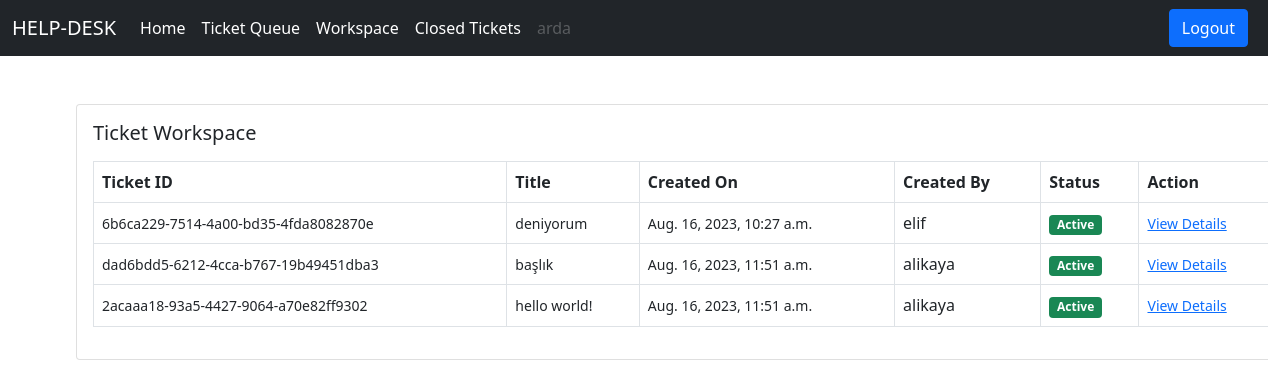
/ticket/workspace/ (signed in), run on the app's committed database.
### users/models.py (models this page shows)
class User(AbstractUser):
    is_customer = models.BooleanField(default=False)
    is_manager = models.BooleanField(default=False)
    def __str__(self):
        return self.username

### ticket/models.py (models this page shows, shortened)
class Ticket(models.Model):
    status_choices = (
        ('Active', 'Active'),
        ('Complated', 'Complated'),
        ('Pending', 'Pending')
    )
    ticket_number = models.UUIDField(default=uuid.uuid4)
    title = models.CharField(max_length=100)
    description = models.TextField()
    created_by = models.ForeignKey(User, on_delete=models.CASCADE, related_name='created_by')
    date_created = models.DateTimeField(auto_now_add=True)
    assigned_to = models.ForeignKey(User, on_delete=models.DO_NOTHING, null=True, blank=True)
    is_resolved = models.BooleanField(default=False)
    accepted_date = models.DateTimeField(null=True, blank=True)
    closed_date = models.DateTimeField(null =True, blank =True)
    ticket_status = models.CharField(max_length=15, choices=status_choices)

### ticket/views.py (the view)
# urls.py: path('workspace/', views.workspace, name='workspace'),
@login_required
def workspace(request):
    tickets = Ticket.objects.filter(
        assigned_to=request.user,
        is_resolved=False)
    context = {'tickets':tickets}
    return render(request, 'ticket/workspace.html', context)

### templates/ticket/workspace.html
{% extends 'base.html' %}
{% block content %}
<div class="card mx-auto" style="width: 76rem;">
    <div class="card-body">
        <h5 class="card-title mb-3">Ticket Workspace</h5>
        <table class="table table-bordered">
            <thead>
                <tr>
                    <th scope="col">Ticket ID</th>
                    <th scope="col">Title</th>
                    <th scope="col">Created On</th>
                    <th scope="col">Created By</th>
                    <th scope="col">Status</th>
                    <th scope="col">Action</th>
                </tr>
            </thead>
            <tbody>
                {% for ticket in tickets %}
                <tr>
                    <td><small>{{ticket.ticket_number}}</small></td>
                    <td><small>{{ticket.title}}</small></td>
                    <td><small>{{ticket.date_created}}</small></td>
                    <td>{{ticket.created_by}}</td>
                    {% if ticket.ticket_status == 'Active' %}
                    <td><span class="badge bg-success">Active</span></td>
                    {% elif ticket.ticket_status == 'Pending' %}
                    <td><span class="badge bg-warning">Pending</span></td>
                    {% elif ticket.ticket_status == 'Completed' %}
                    <td><span class="badge bg-danger">Completed</span></td>
                    {% endif %}
                    <td><small><a href="{% url 'ticket-details' ticket.pk %}">View Details</a></small></td>
                </tr>
                {% endfor %}
            </tbody>
        </table>
    </div>
</div>
{% endblock content %}

### templates/base.html (shortened to what this page needs)
<!DOCTYPE html>
<html lang="en">
<head>
    <link href="https://cdn.jsdelivr.net/npm/bootstrap@5.0.2/dist/css/bootstrap.min.css" rel="stylesheet"
>
</head>
<body>
    {% if request.user.is_customer %}
    <nav class="navbar navbar-expand-lg navbar-dark bg-dark">
        <div class="container-fluid">
            <a class="navbar-brand" href="/">HELP-DESK</a>
            <button class="navbar-toggler" type="button" data-bs-toggle="collapse"
                data-bs-target="#navbarSupportedContent" aria-controls="navbarSupportedContent" aria-expanded="false"
                aria-label="Toggle navigation">
                <span class="navbar-toggler-icon"></span>
            </button>
            <div class="collapse navbar-collapse" id="navbarSupportedContent">
                <ul class="navbar-nav me-auto mb-2 mb-lg-0">
                    <li class="nav-item">
                        <a class="nav-link active" aria-current="page" href="/">Home</a>
                    </li>
                    <li class="nav-item">
                        <a class="nav-link active" href="{% url 'create-ticket' %}">Create Ticket</a>
                    </li>
                    <li class="nav-item">
                        <a class="nav-link active" aria-current="page" href="{% url 'all-tickets' %}">View Tickets</a>
                    </li>
                    <li class="nav-item">
                        <a class="nav-link disabled" href="#" tabindex="-1"
                            aria-disabled="true">{{request.user.username}}</a>
                    </li>
                </ul>
                <a href="{% url 'logout' %}" class="btn btn-primary me-2">Logout</a>
            </div>
        </div>
    </nav>
    {% elif request.user.is_manager %}
    <nav class="navbar navbar-expand-lg navbar-dark bg-dark">
        <div class="container-fluid">
            <a class="navbar-brand" href="/">HELP-DESK</a>
            <div class="collapse navbar-collapse" id="navbarSupportedContent">
                <ul class="navbar-nav me-auto mb-2 mb-lg-0">
                    <li class="nav-item">
                        <a class="nav-link active" aria-current="page" href="/">Home</a>
                    </li>
                    <li class="nav-item">
                        <a class="nav-link active" href="{% url 'ticket-queue' %}">Ticket Queue</a>
                    </li>
                    <li class="nav-item">
                        <a class="nav-link active" href="{% url 'workspace' %}">Workspace</a>
                    </li>
                    <li class="nav-item">
                        <a class="nav-link active" href="{% url 'all-closed-tickets' %}">Closed Tickets</a>
                    </li>
                    <li class="nav-item">
                        <a class="nav-link disabled" href="#" tabindex="-1"
                            aria-disabled="true">{{request.user.username}}</a>
                    </li>
                </ul>
                <a href="{% url 'logout' %}" class="btn btn-primary me-2">Logout</a>
            </div>
        </div>
    </nav>
    {% endif%}
    <div class="container mt-5">
        {% block content %}
        {% endblock content %}
    </div>
</body>
</html>

### data on the page
User: user.username "arda"
Ticket: ticket_number "6b6ca229-7514-4a00-bd35-4fda8082870e", title "deniyorum", date_created "Aug. 16, 2023, 10:27 a.m.", created_by "elif", ticket_status "Active"
Ticket: ticket_number "dad6bdd5-6212-4cca-b767-19b49451dba3", title "başlık", date_created "Aug. 16, 2023, 11:51 a.m.", created_by "alikaya", ticket_status "Active"
Ticket: ticket_number "2acaaa18-93a5-4427-9064-a70e82ff9302", title "hello world!", date_created "Aug. 16, 2023, 11:51 a.m.", created_by "alikaya", ticket_status "Active"
